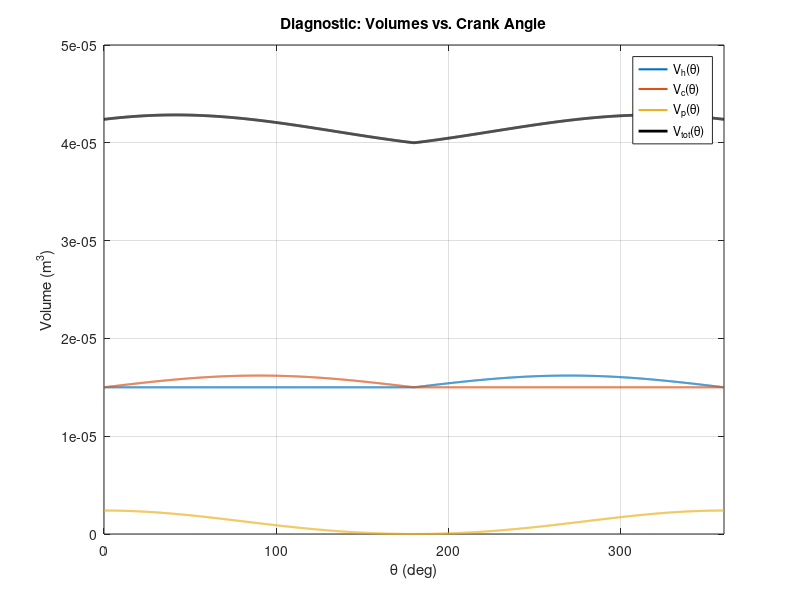

Source code (MATLAB):
function main
% Stirling Engine Analysis & Flywheel Design — (Scaffold + Volumes)
% One-file submission; all helpers are local functions below.
% After this step: volumes are validated and a diagnostic figure is saved.

  format compact
  rng(0);                                % reproducibility
  thisFile = mfilename('fullpath'); 
  thisDir  = fileparts(thisFile);
  OUTDIR = fullfile(thisDir, 'outputs');
  if ~exist(OUTDIR, 'dir')
        mkdir(OUTDIR);
  end

  % #1# Scope & Guardrails  %
  spec = spec_from_tableB_placeholder(); % TODO: replace with real Table B.1 later
  const.f     = spec.RPM/60;
  const.omega = 2*pi*const.f;

  % Assumptions (boolean flags kept for clarity; not all used yet)
  assume.idealGas     = true;
  assume.isothermal   = true;
  assume.perfectRegen = true;
  assume.uniformP     = true;
  assume.noFriction   = true;

  % Temperatures (K) — baseline, adjust as needed
  T.Th = 700;      % hot space
  T.Tc = 300;      % cold space
  T.Tr = 500;      % regenerator

  % Gas (air as baseline)
  gas.R = 287;     % J/(kg·K)
  gas.m = 1.0e-2;  % kg (tunable later once we set a target pressure)

  % Geometry (beta-type baseline; ensures L >= 2r for slider-crank domain)
  geom = defaultGeometry();
  geom.R  = gas.R;
  geom.m  = gas.m;
  geom.Vr = 1.00e-5;    % regenerator volume (m^3)

  assert(geom.L >= 2*geom.r, 'Geometry domain error: require L >= 2r for slider-crank.');

  % Angle grid (high resolution to avoid numerical noise downstream)
  theta = linspace(0,2*pi,2001).';   % Nx1 radians
  deg   = theta * 180/pi;            % for plotting convenience

  banner(spec, assume, T, gas, geom, OUTDIR);

  % Phase 1 — Kinematics → Volumes(θ) %
  [Vh, Vc, Vtot, Vp, Vs] = volumes(theta, geom);

  % Basic hygiene checks
  assert(all(Vh  > 0), 'Negative hot volume detected. Increase Vh0 or adjust geometry.');
  assert(all(Vc  > 0), 'Negative cold volume detected. Increase Vc0 or adjust geometry.');
  assert(all(Vtot> 0), 'Negative total volume detected. Check clearances and piston geometry.');

  % Quick summary
  fprintf('Volumes (m^3): Vtot_min=%.3e, Vtot_max=%.3e, stroke ΔV=%.3e\n', ...
          min(Vtot), max(Vtot), max(Vtot)-min(Vtot));

  % Diagnostic plot (helps validate shapes before we do thermodynamics)
  plot_volumes(deg, Vh, Vc, Vp, Vtot, OUTDIR);

  % Next steps (in following messages): pressure, PV loop, torque/power, energy/J, speed ripple, phase sweep.
end

% ======================= LOCAL FUNTIONS =======================

function spec = spec_from_tableB_placeholder()
% Placeholder for course specs (Table B.1) — update later with the real values.
  spec.RPM = 600;      % target operating speed
  spec.Cs  = 0.02;     % allowable speed fluctuation (fractional), e.g., 2%
  % Add target power or other limits here when you have Table B.1
end

function geom = defaultGeometry()
% Baseline beta-type geometry and clearances (SI units)
  geom.r    = 0.010;      % crank radius [m]
  geom.L    = 0.060;      % conrod length [m]  (>= 2r)
  geom.A_p  = 1.20e-4;    % power piston area [m^2]
  geom.A_d  = 1.20e-4;    % displacer projected area [m^2]
  geom.Vh0  = 1.50e-5;    % hot clearance volume [m^3]
  geom.Vc0  = 1.50e-5;    % cold clearance volume [m^3]
  geom.phi  = deg2rad(90);% displacer leads power piston [rad]
end

function [Vh, Vc, Vtot, Vp, Vs] = volumes(theta, g)
% Compute hot/cold/total volumes for a beta-type Stirling with:
% - Exact slider-crank for power piston displacement (x_p)
% - Sinusoidal displacer (x_d) that shuttles volume between hot and cold
%
% Outputs are Nx1 arrays matching theta.

  theta = ensure_col(theta);

  % % % Power piston slider-crank position (exact) % % %
  % Geometry in-line with standard slider-crank: x increases with cosine
  % Choose reference so minimum x_p = 0 (so Vp is purely additional volume)
  xp = g.r*cos(theta) + sqrt(max(g.L^2 - (g.r*sin(theta)).^2, 0));
  xp = xp - min(xp);          % shift so min(xp) = 0
  Vp = g.A_p * xp;            % power-piston contributed volume (always >= 0)

  % --- Displacer sinusoid (shuttle volume) ---
  % Positive Vs adds to hot; negative adds to cold.
  xd = g.r * cos(theta + g.phi);  % signed displacement
  Vs = g.A_d * xd;                % signed "shuttle" volume

  % Split shuttle between hot/cold spaces with clearances
  Vh = g.Vh0 + max(Vs, 0);
  Vc = g.Vc0 + max(-Vs,0);

  % Regenerator is constant volume; total is sum of compartments + piston
  Vtot = Vh + Vc + Vp + g.Vr;
end

function plot_volumes(deg, Vh, Vc, Vp, Vtot, OUTDIR)
% Save a diagnostic figure to validate kinematics/volumes before thermo.
  f = figure('Color','w'); hold on; grid on;
  plot(deg, Vh,  'LineWidth',1.5, 'DisplayName','V_h(\theta)');
  plot(deg, Vc,  'LineWidth',1.5, 'DisplayName','V_c(\theta)');
  plot(deg, Vp,  'LineWidth',1.5, 'DisplayName','V_p(\theta)');
  plot(deg, Vtot,'k','LineWidth',2.0, 'DisplayName','V_{tot}(\theta)');
  xlabel('\theta (deg)'); ylabel('Volume (m^3)');
  title('Diagnostic: Volumes vs. Crank Angle');
  xlim([0 360]);
  legend('Location','best'); box on;
  fn = fullfile(OUTDIR, 'Fig0_Volumes.png');
  saveas(f, fn);
  fprintf('Saved diagnostic figure: %s\n', fn);
end

function x = ensure_col(x)
  if isrow(x), x = x.'; end
end

function banner(spec, assume, T, gas, geom, OUTDIR)
  fprintf('--- Stirling Engine Project (Step 1: Scaffold + Volumes) ---\n');
  fprintf('OUTDIR: %s\n', OUTDIR);
  fprintf('Specs: RPM=%g, Cs(target)=%.3f\n', spec.RPM, spec.Cs);
  fprintf('Temps [K]: Th=%g, Tc=%g, Tr=%g\n', T.Th, T.Tc, T.Tr);
  fprintf('Gas: R=%.1f J/(kg·K), m=%.3e kg\n', gas.R, gas.m);
  fprintf('Geom: r=%.3f m, L=%.3f m, A_p=%.2e m^2, A_d=%.2e m^2\n', ...
          geom.r, geom.L, geom.A_p, geom.A_d);
  fprintf('Clearances: Vh0=%.2e m^3, Vc0=%.2e m^3, Vr=%.2e m^3\n', ...
          geom.Vh0, geom.Vc0, geom.Vr);
  fprintf('Phase lead (phi): %.1f deg\n', geom.phi*180/pi);
  fprintf('Assumptions: idealGas=%d, isothermal=%d, perfectRegen=%d, uniformP=%d, noFriction=%d\n', ...
          assume.idealGas, assume.isothermal, assume.perfectRegen, assume.uniformP, assume.noFriction);
  fprintf('-----------------------------------------------------------\n');
end
